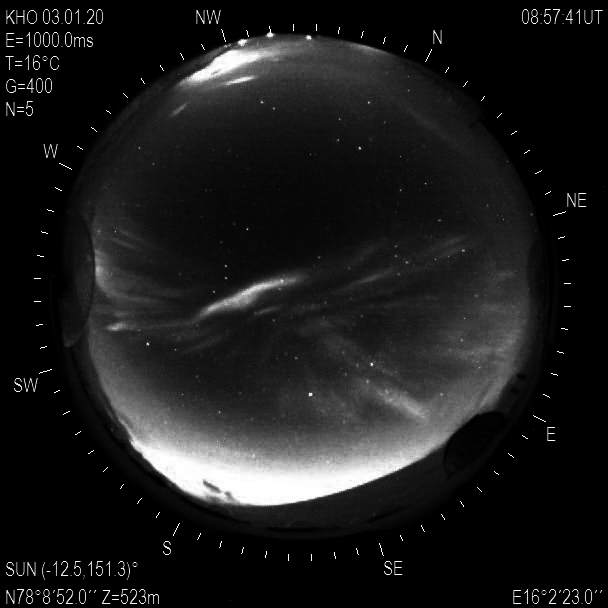
#> input picture Data/BACC_LYR2020.png, 608 x 608 px
$ jupyter execute --allow-errors guillaume_triangulation.ipynb
#> lines starting #> are read from the running program, lines starting #| are printed output that depends on the picture
# Notebook to get the height of aurora using fieldline method (see Whiter et al. (2010))

## Functions to relate (lat, lon, alt) and image pixels (can be replaced by using the StarCal files)

[cell 1]
import os
from pathlib import Path
from datetime import datetime, timezone
from PIL import Image, ImageOps
import math
import matplotlib.pyplot as plt

event_dt = datetime(2020, 1, 3, 8, 57, 41, tzinfo=timezone.utc) #Time and date of the event
date_time = event_dt.strftime("%Y%m%d%H%M%S")
unixtime = int(event_dt.timestamp())

h1 = 0.0          # camera altitude in km; 0 is what the original used, the two cameras are assumed to be at the same altitude
rr = 6371.0

lat0_LYR = 78.147778 * math.radians(1)   # LYR
lon0_LYR = 16.039722 * math.radians(1)
lat0_NYA = 78.923611 * math.radians(1)   # NYA
lon0_NYA = 11.930278 * math.radians(1)

DATA = Path("Data")
save_dir = f"out/out_fiedline_Guillaume_{date_time}"
os.makedirs(save_dir, exist_ok=True)

def rotate_and_crop(image, rotation_center, rotation_angle, border, fill=0):
    """
    A function that rotates an image around a specified centre and crops a specific area.
    It exists so the simple equidistant model in inverse_mapping is valid.

    Parameters: image (PIL.
        image (PIL.Image)): The image to be processed
        rotation_centre (tuple): Coordinates of the rotation centre (x, y) = (column, row)
        rotation_angle (float): Rotation angle (in degrees)
        border (int): The size of the border to be added
        fill (int): The colour of the border (default: 0 = black)

    Return value: PIL.
        PIL.Image: The cropped image
    """
#> called with rotation_center = (302, 286), rotation_angle = 28, border = 240, fill = 0
    # Expand an image with a given border
    expanded_image = ImageOps.expand(image, border, fill=fill)
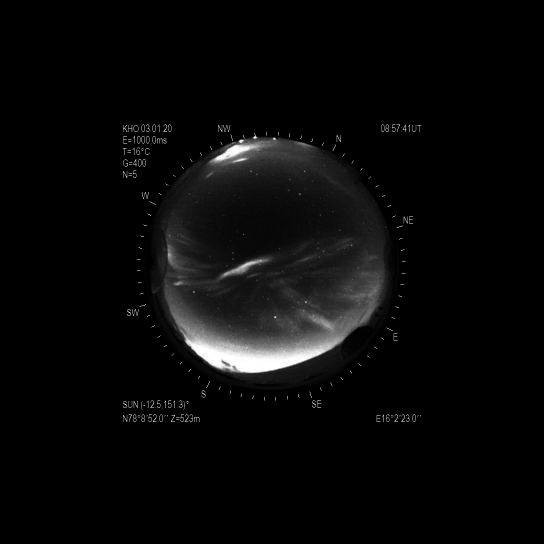
#> expanded_image: PIL image 1088x1088 L (shown at 1/2 size); min 0, max 255, mean 8.6
#> image is the input picture: PIL image 608x608 L; min 0, max 255, mean 27.5

    # Adjust the center of rotation to match the expanded image
    new_center = (rotation_center[0] + border, rotation_center[1] + border)
#> new_center = (542, 526)

    # rotate the image at the specified center
    rotated_image = expanded_image.rotate(rotation_angle, center=new_center)
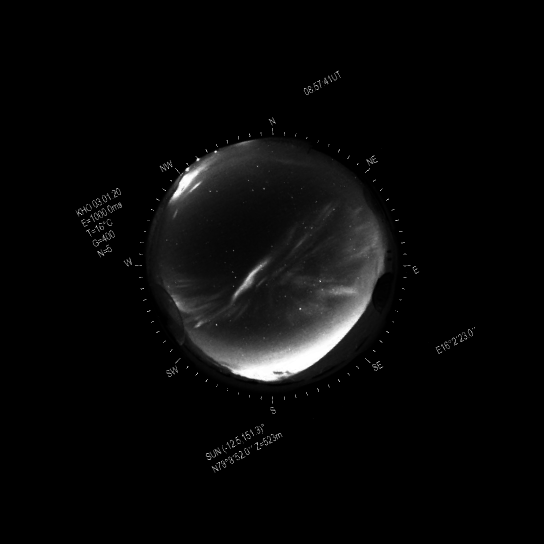
#> rotated_image: PIL image 1088x1088 L (shown at 1/2 size); min 0, max 255, mean 8.6

    # rage of trimming
    crop_box = (
        new_center[0] - border,
        new_center[1] - border,
        new_center[0] + border,
        new_center[1] + border
    )
#> crop_box = (302, 286, 782, 766)

    # trimming image
    cropped_image = rotated_image.crop(crop_box)
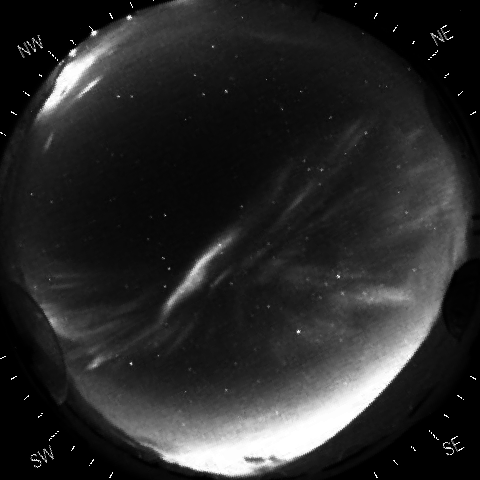
#> cropped_image: PIL image 480x480 L; min 0, max 255, mean 41.4

    return cropped_image


cropped_LYR = rotate_and_crop(Image.open(DATA / "BACC_LYR2020.png"),
                               rotation_center=(302, 286), rotation_angle=28.0, border=240)
cropped_NYA = rotate_and_crop(Image.open(DATA / "BACC_NYA2020.png"),
                               rotation_center=(312, 291), rotation_angle=-16.9, border=240)
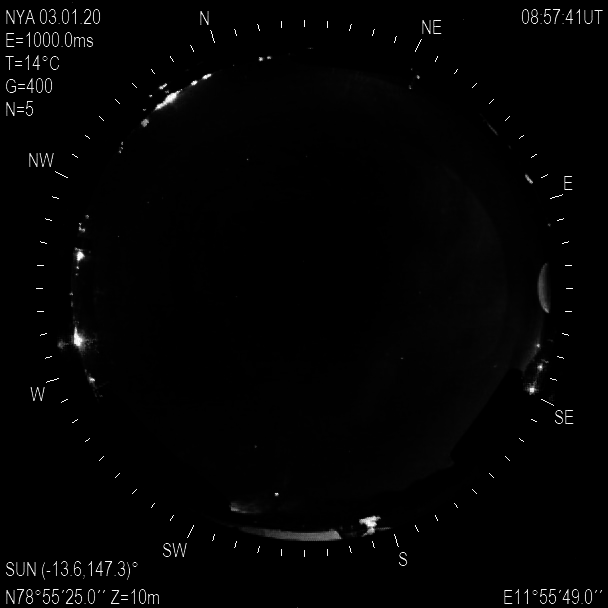
#> input picture Data/BACC_NYA2020.png, 608 x 608 px
#> call 2 of rotate_and_crop, with rotation_center = (312, 291), rotation_angle = -16.9, border = 240, fill = 0
#> in rotate_and_crop (call 2), `expanded_image = ImageOps.expand(image, border, fill=fill)`:
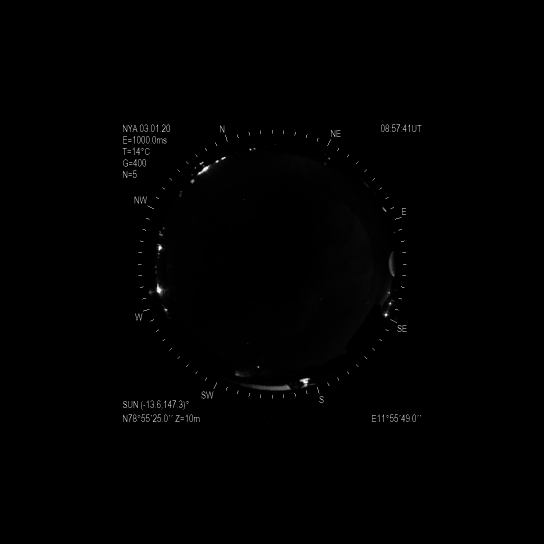
#> expanded_image: PIL image 1088x1088 L (shown at 1/2 size); min 0, max 255, mean 1
#> in rotate_and_crop, image is the input picture: PIL image 608x608 L; min 0, max 255, mean 3.3
#> in rotate_and_crop (call 2), `new_center = (rotation_center[0] + border, rotation_center[1] + border)`: new_center = (552, 531)
#> in rotate_and_crop (call 2), `rotated_image = expanded_image.rotate(rotation_angle, center=new_center)`:
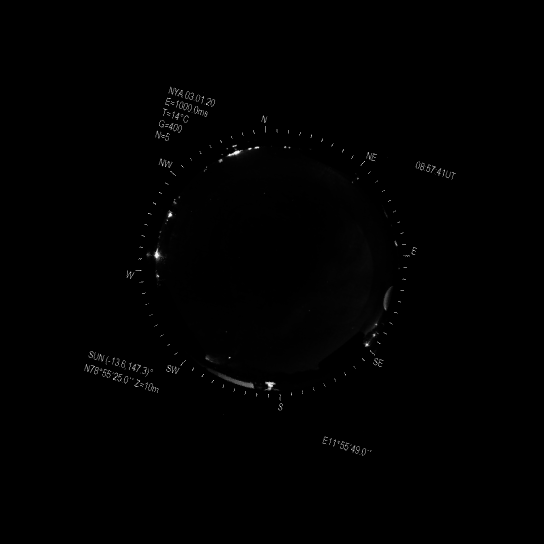
#> rotated_image: PIL image 1088x1088 L (shown at 1/2 size); min 0, max 255, mean 1
#> in rotate_and_crop (call 2), `crop_box = ( new_center[0] - border, new_center[1] - border, new_cente..`: crop_box = (312, 291, 792, 771)
#> in rotate_and_crop (call 2), `cropped_image = rotated_image.crop(crop_box)`:
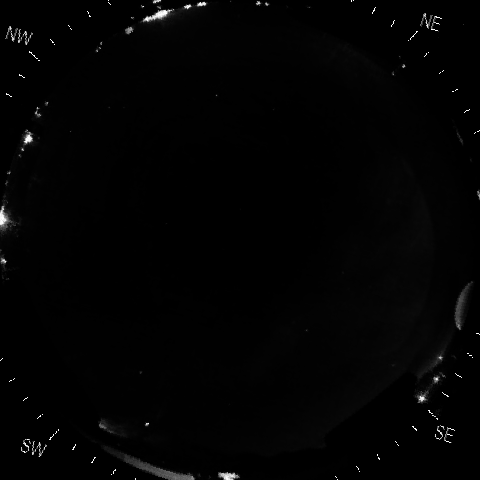
#> cropped_image: PIL image 480x480 L; min 0, max 255, mean 2.8

# [4 lines of commented-out code are left out]

xsize, ysize = cropped_LYR.size  # 480, 480
#> xsize = 480; ysize = 480

fig, ax = plt.subplots(1, 2, figsize=(10, 5))
ax[0].imshow(cropped_LYR, cmap="gray")
ax[0].set_title("LYR")
ax[0].axis("off")
ax[1].imshow(cropped_NYA, cmap="gray")
ax[1].set_title("NYA")
ax[1].axis("off")
plt.show()

## Function settings for the magnetic field line tracing method

[cell 2]
import numpy as np
import matplotlib.pyplot as plt
import os
import math
import PyGeopack as gp
from scipy.signal import medfilt

# Create date in YYYYYMMDD format
dates = int(event_dt.strftime("%Y%m%d"))
# Calculate UT (time) (decimal format: hours + minutes/60 + seconds/3600)
ut_time = event_dt.hour + event_dt.minute / 60 + event_dt.second / 3600

cropped_LYR_np = np.array(cropped_LYR, dtype=np.uint16)
cropped_NYA_np = np.array(cropped_NYA, dtype=np.uint16)


def field_line_tracing(lat_fl, lon_fl, alt_fl, upper, lower, interval):
    """
    A version that uses `alt_fl` as the central altitude,
    where the actual starting point of the trace is at `(alt_fl + upper)`,
    and follows the magnetic field lines only downwards from that point.
    """

    lat_fieldline = []
    lon_fieldline = []
    alt_fieldline = []

    # Altitude range to be tracked (top to bottom)
    alt_top    = alt_fl + upper
    alt_bottom = alt_fl - lower
    alt_range  = np.arange(alt_top, alt_bottom - 1e-6, -interval)

    # The starting point is alt_top ( = alt_fl + upper)
    r_geo = (rr + alt_top) / rr   # given in Re (Earth radii)

    lat_rad = np.deg2rad(lat_fl)
    lon_rad = np.deg2rad(lon_fl)

    # (x, y, z) in GEO at alt_top
    x_geo = r_geo * np.cos(lat_rad) * np.cos(lon_rad)
    y_geo = r_geo * np.cos(lat_rad) * np.sin(lon_rad)
    z_geo = r_geo * np.sin(lat_rad)

    # GEO → GSM (The starting point remains the same throughout)
    x_gsm, y_gsm, z_gsm = gp.Coords.GEOtoGSM(x_geo, y_geo, z_geo, dates, ut_time)

    # From alt_top to alt_bottom, trace only downwards
    for alt in alt_range:
        trace = gp.TraceField(x_gsm, y_gsm, z_gsm,
                              dates, ut_time,
                              coord_In='GSM', alt=alt)

        lat_fieldline.append(trace.GlatN)
        lon_fieldline.append(trace.GlonN)
        alt_fieldline.append(alt)

    # If we reorder the altitudes here in ascending order (from ‘low’ to ‘high’),
    # the orientation will match that of the existing profile rendering
    lat_fieldline  = lat_fieldline[::-1]
    lon_fieldline  = lon_fieldline[::-1]
    alt_fieldline  = alt_fieldline[::-1]

    return lat_fieldline, lon_fieldline, alt_fieldline

# [45 lines left out: function inverse_mapping, not called in this run]

[cell 3]
# [21 lines left out: function brightness_vs_altitude, not called in this run]

[cell 4]
# [141 lines left out: functions fit_and_find_peak_med, fit_and_find_peak, calculation_for_conditions, compute_peak_width, not called in this run]

## Trace fieldlines

[cell 5]
def trace_and_filter_field_lines(
    lat_range, lon_range, alt_fl,
    step, upper, lower, interval,
    peak, corr_thr, edge, frac, width_limit, median_thr
):
    """
    Traces field lines for a given (lat_range, lon_range) and
    returns information on the field lines that satisfy the conditions.
    """

    lat_fl_values = np.arange(*lat_range, step)
    lon_fl_values = np.arange(*lon_range, step)

    # Store the profiles and coordinates of lines that meet the criteria
    all_brightness_values_LYR = []
    all_brightness_values_NYA = []
    lines_LYR = []
    lines_NYA = []

    alt_fieldline_last = None
    sample_size = 0

    for lat_fl in lat_fl_values:
        for lon_fl in lon_fl_values:
            # Field-line tracing (from top to bottom, td = top-down)
            lat_td, lon_td, alt_td = field_line_tracing(
                lat_fl, lon_fl, alt_fl, upper, lower, interval
            )

            x1_td, y1_td = inverse_mapping(
                lat_td, lon_td, alt_td,
                lat0_LYR, lon0_LYR, h1
            )
            x2_td, y2_td = inverse_mapping(
                lat_td, lon_td, alt_td,
                lat0_NYA,  lon0_NYA,  h1
            )

            brightness_LYR_td, brightness_NYA_td, alt_td = brightness_vs_altitude(
                x1_td, y1_td, x2_td, y2_td, alt_td
            )

            # Calculate profile features, etc.
            corr_td, palt1_td, pray1_td, cen1_td, p1_td, ma1_td, mb1_td, \
                palt2_td, pray2_td, cen2_td, p2_td, ma2_td, mb2_td = \
                calculation_for_conditions(brightness_LYR_td, brightness_NYA_td, alt_td)

            # Calculate width at 90% of peak
            width90_augo1_td, low90_augo1_td, high90_augo1_td = \
                compute_peak_width(alt_td, brightness_LYR_td, frac=frac)
            width90_augso_td, low90_augso_td, high90_augso_td = \
                compute_peak_width(alt_td, brightness_NYA_td, frac=frac)

            # Selection Criteria
            cond = (
                abs(palt1_td - palt2_td) < peak and
                alt_fl - lower + edge < palt1_td < alt_fl + upper - edge and
                alt_fl - lower + edge < palt2_td < alt_fl + upper - edge and
                abs(cen1_td - cen2_td) < median_thr and
                corr_td > corr_thr and
                (pray1_td > ma1_td * p1_td or pray1_td > mb1_td * p1_td) and
                (pray2_td > ma2_td * p2_td or pray2_td > mb2_td * p2_td) and
                width90_augo1_td <= width_limit and
                width90_augso_td <= width_limit
            )

            if cond:
                all_brightness_values_LYR.append(np.array(brightness_LYR_td))
                all_brightness_values_NYA.append(np.array(brightness_NYA_td))

                lines_LYR.append(
                    (np.asarray(x1_td).ravel(), np.asarray(y1_td).ravel())
                )
                lines_NYA.append(
                    (np.asarray(x2_td).ravel(), np.asarray(y2_td).ravel())
                )

                alt_fieldline_last = np.array(alt_td)
                sample_size += 1

    if sample_size == 0 or alt_fieldline_last is None:
        print(f"[{lat_range}, {lon_range}] No valid field lines.")
        return [], [], np.array([]), [], []

    return all_brightness_values_LYR, all_brightness_values_NYA, alt_fieldline_last, lines_LYR, lines_NYA

Build altitude profiles with the field-line tracing method
for one or more latitude/longitude boxes.

Example regions:
regions = [
    {'lat1':52, 'lat2':54, 'lon1':-111, 'lon2':-109, 'label':'R1'},
    {'lat1':53, 'lat2':54, 'lon1':-112.5, 'lon2':-111, 'label':'R2'},
    {'lat1':54, 'lat2':55, 'lon1':-112.5, 'lon2':-111, 'label':'R3'}
]

Altitude window: 55–150 km every 2 km
(reference alt_fl=100, upper=50 km, lower=45 km, interval=2 km)

Field-line acceptance tests:
- Peak altitudes at the two sites differ by < 5 km          peak=5
- Profile correlation ≥ 0.8                                 corr_thr=0.8
- Neither peak within 10 km of the top or bottom of the window  edge=10
- Peaks are well defined; 90% width ≤ 40 km                 frac=0.9, width_limit=40
- Intensity-weighted centroids differ by < 20 km            median_thr=20

region_data = trace_and_filter_field_lines(
    regions, colors,
    alt_fl=100, step=0.1,
    upper=50, lower=45, interval=2,
    peak=5, corr_thr=0.8, edge=10, width_limit=40,
    save_prefix=date_time
)

[cell 6]
region = [
    {'lat1': 77.2, 'lat2': 78.2, 'lon1': 12.0, 'lon2': 15., 'label': 'R1'},
]

for reg in region:
    lat_range = (reg['lat1'], reg['lat2'])
    lon_range = (reg['lon1'], reg['lon2'])


#> (the rest of this cell did not finish here and is left out)
